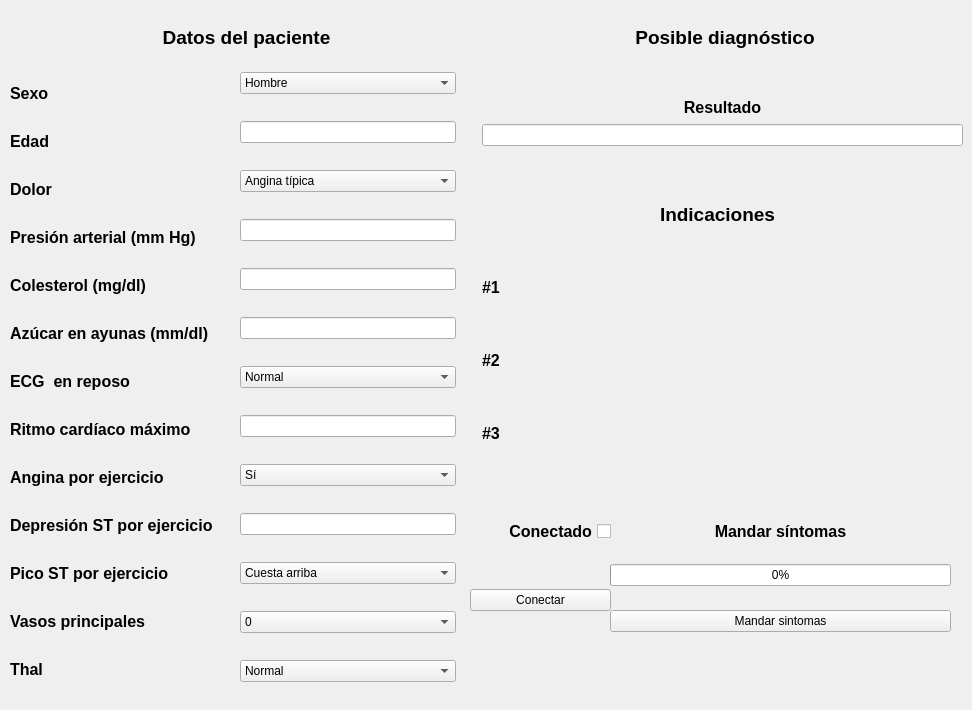
    <widget class="QWidget" name="tabSpecial">
     <attribute name="title">
      <string>Tab 2</string>
     </attribute>
     <widget class="QWidget" name="layoutWidget">
      <property name="geometry">
       <rect>
        <x>10</x>
        <y>0</y>
        <width>951</width>
        <height>51</height>
       </rect>
      </property>
      <layout class="QHBoxLayout" name="horizontalLayoutTitles">
       <item>
        <widget class="QLabel" name="label_18">
         <property name="minimumSize">
          <size>
           <width>0</width>
           <height>42</height>
          </size>
         </property>
         <property name="maximumSize">
          <size>
           <width>16777215</width>
           <height>18</height>
          </size>
         </property>
         <property name="font">
          <font>
           <pointsize>14</pointsize>
           <weight>75</weight>
           <bold>true</bold>
          </font>
         </property>
         <property name="text">
          <string>Datos del paciente</string>
         </property>
         <property name="alignment">
          <set>Qt::AlignCenter</set>
         </property>
        </widget>
       </item>
       <item>
        <widget class="QLabel" name="label_19">
         <property name="minimumSize">
          <size>
           <width>0</width>
           <height>42</height>
          </size>
         </property>
         <property name="maximumSize">
          <size>
           <width>16777215</width>
           <height>18</height>
          </size>
         </property>
         <property name="font">
          <font>
           <pointsize>14</pointsize>
           <weight>75</weight>
           <bold>true</bold>
          </font>
         </property>
         <property name="layoutDirection">
          <enum>Qt::RightToLeft</enum>
         </property>
         <property name="text">
          <string>Posible diagnóstico</string>
         </property>
         <property name="alignment">
          <set>Qt::AlignCenter</set>
         </property>
        </widget>
       </item>
      </layout>
     </widget>
     <widget class="QWidget" name="layoutWidget">
      <property name="geometry">
       <rect>
        <x>470</x>
        <y>480</y>
        <width>141</width>
        <height>171</height>
       </rect>
      </property>
      <layout class="QVBoxLayout" name="verticalLayout">
       <item>
        <widget class="QCheckBox" name="checkBoxConnect">
         <property name="enabled">
          <bool>true</bool>
         </property>
         <property name="font">
          <font>
           <pointsize>12</pointsize>
           <weight>75</weight>
           <bold>true</bold>
          </font>
         </property>
         <property name="layoutDirection">
          <enum>Qt::RightToLeft</enum>
         </property>
         <property name="autoFillBackground">
          <bool>false</bool>
         </property>
         <property name="text">
          <string>Conectado</string>
         </property>
         <property name="tristate">
          <bool>true</bool>
         </property>
        </widget>
       </item>
       <item>
        <widget class="QPushButton" name="pushButton">
         <property name="text">
          <string>Conectar</string>
         </property>
        </widget>
       </item>
      </layout>
     </widget>
     <widget class="QWidget" name="layoutWidget">
      <property name="geometry">
       <rect>
        <x>610</x>
        <y>480</y>
        <width>341</width>
        <height>171</height>
       </rect>
      </property>
      <layout class="QVBoxLayout" name="verticalLayout_3">
       <item>
        <widget class="QLabel" name="labelSend">
         <property name="minimumSize">
          <size>
           <width>0</width>
           <height>42</height>
          </size>
         </property>
         <property name="maximumSize">
          <size>
           <width>16777215</width>
           <height>18</height>
          </size>
         </property>
         <property name="font">
          <font>
           <pointsize>12</pointsize>
           <weight>75</weight>
           <bold>true</bold>
          </font>
         </property>
         <property name="text">
          <string>Mandar síntomas</string>
         </property>
         <property name="alignment">
          <set>Qt::AlignCenter</set>
         </property>
        </widget>
       </item>
       <item>
        <widget class="QProgressBar" name="progressBar">
         <property name="value">
          <number>0</number>
         </property>
         <property name="alignment">
          <set>Qt::AlignCenter</set>
         </property>
        </widget>
       </item>
       <item>
        <widget class="QPushButton" name="pushButtonMandarSintomas">
         <property name="text">
          <string>Mandar sintomas</string>
         </property>
        </widget>
       </item>
      </layout>
     </widget>
     <widget class="QWidget" name="layoutWidget">
      <property name="geometry">
       <rect>
        <x>10</x>
        <y>60</y>
        <width>211</width>
        <height>631</height>
       </rect>
      </property>
      <layout class="QVBoxLayout" name="verticalLayoutLabelsPatient">
       <property name="spacing">
        <number>6</number>
       </property>
       <item>
        <widget class="QLabel" name="label_23">
         <property name="minimumSize">
          <size>
           <width>0</width>
           <height>42</height>
          </size>
         </property>
         <property name="maximumSize">
          <size>
           <width>16777215</width>
           <height>18</height>
          </size>
         </property>
         <property name="font">
          <font>
           <pointsize>12</pointsize>
           <weight>75</weight>
           <bold>true</bold>
          </font>
         </property>
         <property name="text">
          <string>Sexo</string>
         </property>
         <property name="alignment">
          <set>Qt::AlignLeading|Qt::AlignLeft|Qt::AlignVCenter</set>
         </property>
        </widget>
       </item>
       <item>
        <widget class="QLabel" name="label_22">
         <property name="minimumSize">
          <size>
           <width>0</width>
           <height>42</height>
          </size>
         </property>
         <property name="maximumSize">
          <size>
           <width>16777215</width>
           <height>18</height>
          </size>
         </property>
         <property name="font">
          <font>
           <pointsize>12</pointsize>
           <weight>75</weight>
           <bold>true</bold>
          </font>
         </property>
         <property name="text">
          <string>Edad</string>
         </property>
         <property name="alignment">
          <set>Qt::AlignLeading|Qt::AlignLeft|Qt::AlignVCenter</set>
         </property>
        </widget>
       </item>
       <item>
        <widget class="QLabel" name="label_24">
         <property name="minimumSize">
          <size>
           <width>0</width>
           <height>42</height>
          </size>
         </property>
         <property name="maximumSize">
          <size>
           <width>16777215</width>
           <height>18</height>
          </size>
         </property>
         <property name="font">
          <font>
           <pointsize>12</pointsize>
           <weight>75</weight>
           <bold>true</bold>
          </font>
         </property>
         <property name="text">
          <string>Dolor</string>
         </property>
         <property name="alignment">
          <set>Qt::AlignLeading|Qt::AlignLeft|Qt::AlignVCenter</set>
         </property>
        </widget>
       </item>
       <item>
        <widget class="QLabel" name="label_25">
         <property name="enabled">
          <bool>true</bool>
         </property>
         <property name="minimumSize">
          <size>
           <width>0</width>
           <height>42</height>
          </size>
         </property>
         <property name="maximumSize">
          <size>
           <width>16777215</width>
           <height>18</height>
          </size>
         </property>
         <property name="font">
          <font>
           <pointsize>12</pointsize>
           <weight>75</weight>
           <bold>true</bold>
          </font>
         </property>
         <property name="text">
          <string>Presión arterial (mm Hg)</string>
         </property>
         <property name="alignment">
          <set>Qt::AlignLeading|Qt::AlignLeft|Qt::AlignVCenter</set>
         </property>
         <property name="wordWrap">
          <bool>false</bool>
         </property>
        </widget>
       </item>
       <item>
        <widget class="QLabel" name="label_29">
         <property name="enabled">
          <bool>true</bool>
         </property>
         <property name="minimumSize">
          <size>
           <width>0</width>
           <height>42</height>
          </size>
         </property>
         <property name="maximumSize">
          <size>
           <width>16777215</width>
           <height>18</height>
          </size>
         </property>
         <property name="font">
          <font>
           <pointsize>12</pointsize>
           <weight>75</weight>
           <bold>true</bold>
          </font>
         </property>
         <property name="text">
          <string>Colesterol (mg/dl)</string>
         </property>
         <property name="alignment">
          <set>Qt::AlignLeading|Qt::AlignLeft|Qt::AlignVCenter</set>
         </property>
         <property name="wordWrap">
          <bool>false</bool>
         </property>
        </widget>
       </item>
       <item>
        <widget class="QLabel" name="label_30">
         <property name="enabled">
          <bool>true</bool>
         </property>
         <property name="minimumSize">
          <size>
           <width>0</width>
           <height>42</height>
          </size>
         </property>
         <property name="maximumSize">
          <size>
           <width>16777215</width>
           <height>18</height>
          </size>
         </property>
         <property name="font">
          <font>
           <pointsize>12</pointsize>
           <weight>75</weight>
           <bold>true</bold>
          </font>
         </property>
         <property name="text">
          <string>Azúcar en ayunas (mm/dl)</string>
         </property>
         <property name="alignment">
          <set>Qt::AlignLeading|Qt::AlignLeft|Qt::AlignVCenter</set>
         </property>
         <property name="wordWrap">
          <bool>false</bool>
         </property>
        </widget>
       </item>
       <item>
        <widget class="QLabel" name="label_32">
         <property name="enabled">
          <bool>true</bool>
         </property>
         <property name="minimumSize">
          <size>
           <width>0</width>
           <height>42</height>
          </size>
         </property>
         <property name="maximumSize">
          <size>
           <width>16777215</width>
           <height>18</height>
          </size>
         </property>
         <property name="font">
          <font>
           <pointsize>12</pointsize>
           <weight>75</weight>
           <bold>true</bold>
          </font>
         </property>
         <property name="text">
          <string>ECG  en reposo</string>
         </property>
         <property name="alignment">
          <set>Qt::AlignLeading|Qt::AlignLeft|Qt::AlignVCenter</set>
         </property>
         <property name="wordWrap">
          <bool>false</bool>
         </property>
        </widget>
       </item>
       <item>
        <widget class="QLabel" name="label_33">
         <property name="enabled">
          <bool>true</bool>
         </property>
         <property name="minimumSize">
          <size>
           <width>0</width>
           <height>42</height>
          </size>
         </property>
         <property name="maximumSize">
          <size>
           <width>16777215</width>
           <height>18</height>
          </size>
         </property>
         <property name="font">
          <font>
           <pointsize>12</pointsize>
           <weight>75</weight>
           <bold>true</bold>
          </font>
         </property>
         <property name="text">
          <string>Ritmo cardíaco máximo</string>
         </property>
         <property name="alignment">
          <set>Qt::AlignLeading|Qt::AlignLeft|Qt::AlignVCenter</set>
         </property>
         <property name="wordWrap">
          <bool>false</bool>
         </property>
        </widget>
       </item>
       <item>
        <widget class="QLabel" name="label_34">
         <property name="enabled">
          <bool>true</bool>
         </property>
         <property name="minimumSize">
          <size>
           <width>0</width>
           <height>42</height>
          </size>
         </property>
         <property name="maximumSize">
          <size>
           <width>16777215</width>
           <height>18</height>
          </size>
         </property>
         <property name="font">
          <font>
           <pointsize>12</pointsize>
           <weight>75</weight>
           <bold>true</bold>
          </font>
         </property>
         <property name="text">
          <string>Angina por ejercicio</string>
         </property>
         <property name="alignment">
          <set>Qt::AlignLeading|Qt::AlignLeft|Qt::AlignVCenter</set>
         </property>
         <property name="wordWrap">
          <bool>false</bool>
         </property>
        </widget>
       </item>
       <item>
        <widget class="QLabel" name="label_35">
         <property name="enabled">
          <bool>true</bool>
         </property>
         <property name="minimumSize">
          <size>
           <width>0</width>
           <height>42</height>
          </size>
         </property>
         <property name="maximumSize">
          <size>
           <width>16777215</width>
           <height>18</height>
          </size>
         </property>
         <property name="font">
          <font>
           <pointsize>12</pointsize>
           <weight>75</weight>
           <bold>true</bold>
          </font>
         </property>
         <property name="text">
          <string>Depresión ST por ejercicio</string>
         </property>
         <property name="alignment">
          <set>Qt::AlignLeading|Qt::AlignLeft|Qt::AlignVCenter</set>
         </property>
         <property name="wordWrap">
          <bool>false</bool>
         </property>
        </widget>
       </item>
       <item>
        <widget class="QLabel" name="label_36">
         <property name="enabled">
          <bool>true</bool>
         </property>
         <property name="minimumSize">
          <size>
           <width>0</width>
           <height>42</height>
          </size>
         </property>
         <property name="maximumSize">
          <size>
           <width>16777215</width>
           <height>18</height>
          </size>
         </property>
         <property name="font">
          <font>
           <pointsize>12</pointsize>
           <weight>75</weight>
           <bold>true</bold>
          </font>
         </property>
         <property name="text">
          <string>Pico ST por ejercicio</string>
         </property>
         <property name="alignment">
          <set>Qt::AlignLeading|Qt::AlignLeft|Qt::AlignVCenter</set>
         </property>
         <property name="wordWrap">
          <bool>false</bool>
         </property>
        </widget>
       </item>
       <item>
        <widget class="QLabel" name="label_37">
         <property name="enabled">
          <bool>true</bool>
         </property>
         <property name="minimumSize">
          <size>
           <width>0</width>
           <height>42</height>
          </size>
         </property>
         <property name="maximumSize">
          <size>
           <width>16777215</width>
           <height>18</height>
          </size>
         </property>
         <property name="font">
          <font>
           <pointsize>12</pointsize>
           <weight>75</weight>
           <bold>true</bold>
          </font>
         </property>
         <property name="text">
          <string>Vasos principales</string>
         </property>
         <property name="alignment">
          <set>Qt::AlignLeading|Qt::AlignLeft|Qt::AlignVCenter</set>
         </property>
         <property name="wordWrap">
          <bool>false</bool>
         </property>
        </widget>
       </item>
       <item>
        <widget class="QLabel" name="label_39">
         <property name="enabled">
          <bool>true</bool>
         </property>
         <property name="minimumSize">
          <size>
           <width>0</width>
           <height>42</height>
          </size>
         </property>
         <property name="maximumSize">
          <size>
           <width>16777215</width>
           <height>18</height>
          </size>
         </property>
         <property name="font">
          <font>
           <pointsize>12</pointsize>
           <weight>75</weight>
           <bold>true</bold>
          </font>
         </property>
         <property name="text">
          <string>Thal</string>
         </property>
         <property name="alignment">
          <set>Qt::AlignLeading|Qt::AlignLeft|Qt::AlignVCenter</set>
         </property>
         <property name="wordWrap">
          <bool>false</bool>
         </property>
        </widget>
       </item>
      </layout>
     </widget>
     <widget class="QWidget" name="layoutWidget">
      <property name="geometry">
       <rect>
        <x>240</x>
        <y>60</y>
        <width>216</width>
        <height>641</height>
       </rect>
      </property>
      <layout class="QVBoxLayout" name="verticalLayoutCheckBoxes">
       <property name="spacing">
        <number>15</number>
       </property>
       <item>
        <widget class="QComboBox" name="comboBoxSexo">
         <item>
          <property name="text">
           <string>Hombre</string>
          </property>
         </item>
         <item>
          <property name="text">
           <string>Mujer</string>
          </property>
         </item>
        </widget>
       </item>
       <item>
        <widget class="QLineEdit" name="lineEditEdad"/>
       </item>
       <item>
        <widget class="QComboBox" name="comboBoxDolorPecho">
         <item>
          <property name="text">
           <string>Angina típica</string>
          </property>
         </item>
         <item>
          <property name="text">
           <string>Angina atípica</string>
          </property>
         </item>
         <item>
          <property name="text">
           <string>Dolor no anginoso</string>
          </property>
         </item>
         <item>
          <property name="text">
           <string>Asintomático</string>
          </property>
         </item>
        </widget>
       </item>
       <item>
        <widget class="QLineEdit" name="lineEditPresion"/>
       </item>
       <item>
        <widget class="QLineEdit" name="lineEditColesterol"/>
       </item>
       <item>
        <widget class="QLineEdit" name="lineEditAzucar"/>
       </item>
       <item>
        <widget class="QComboBox" name="comboBoxRitMax">
         <item>
          <property name="text">
           <string>Normal</string>
          </property>
         </item>
         <item>
          <property name="text">
           <string>Anomalía de la onda ST-T </string>
          </property>
         </item>
        </widget>
       </item>
       <item>
        <widget class="QLineEdit" name="lineEditRCM"/>
       </item>
       <item>
        <widget class="QComboBox" name="comboBoAnginaEjercicio">
         <item>
          <property name="text">
           <string>Sí</string>
          </property>
         </item>
         <item>
          <property name="text">
           <string>No</string>
          </property>
         </item>
        </widget>
       </item>
       <item>
        <widget class="QLineEdit" name="lineEditDepresionST"/>
       </item>
       <item>
        <widget class="QComboBox" name="comboBoxPendienteST">
         <item>
          <property name="text">
           <string>Cuesta arriba</string>
          </property>
         </item>
         <item>
          <property name="text">
           <string>Plana</string>
          </property>
         </item>
         <item>
          <property name="text">
           <string>Cuesta abajo</string>
          </property>
         </item>
        </widget>
       </item>
       <item>
        <widget class="QComboBox" name="comboBoxNumVasos">
         <item>
          <property name="text">
           <string>0</string>
          </property>
         </item>
         <item>
          <property name="text">
           <string>1</string>
          </property>
         </item>
         <item>
          <property name="text">
           <string>2</string>
          </property>
         </item>
         <item>
          <property name="text">
           <string>3</string>
          </property>
         </item>
        </widget>
       </item>
       <item>
        <widget class="QComboBox" name="comboBoxThal">
         <item>
          <property name="text">
           <string>Normal</string>
          </property>
         </item>
         <item>
          <property name="text">
           <string>Defecto fijo</string>
          </property>
         </item>
         <item>
          <property name="text">
           <string>Defecto reversible</string>
          </property>
         </item>
        </widget>
       </item>
      </layout>
     </widget>
     <widget class="QWidget" name="layoutWidget">
      <property name="geometry">
       <rect>
        <x>482</x>
        <y>72</y>
        <width>481</width>
        <height>78</height>
       </rect>
      </property>
      <layout class="QVBoxLayout" name="verticalLayout_4">
       <item>
        <widget class="QLabel" name="label_26">
         <property name="minimumSize">
          <size>
           <width>0</width>
           <height>42</height>
          </size>
         </property>
         <property name="maximumSize">
          <size>
           <width>16777215</width>
           <height>18</height>
          </size>
         </property>
         <property name="font">
          <font>
           <pointsize>12</pointsize>
           <weight>75</weight>
           <bold>true</bold>
          </font>
         </property>
         <property name="contextMenuPolicy">
          <enum>Qt::NoContextMenu</enum>
         </property>
         <property name="text">
          <string>Resultado</string>
         </property>
         <property name="alignment">
          <set>Qt::AlignCenter</set>
         </property>
        </widget>
       </item>
       <item>
        <widget class="QLineEdit" name="lineEdit_8"/>
       </item>
      </layout>
     </widget>
     <widget class="QWidget" name="layoutWidget">
      <property name="geometry">
       <rect>
        <x>482</x>
        <y>156</y>
        <width>471</width>
        <height>311</height>
       </rect>
      </property>
      <layout class="QVBoxLayout" name="verticalLayout_5">
       <item>
        <widget class="QLabel" name="label_21">
         <property name="minimumSize">
          <size>
           <width>0</width>
           <height>42</height>
          </size>
         </property>
         <property name="maximumSize">
          <size>
           <width>16777215</width>
           <height>18</height>
          </size>
         </property>
         <property name="font">
          <font>
           <pointsize>14</pointsize>
           <weight>75</weight>
           <bold>true</bold>
          </font>
         </property>
         <property name="layoutDirection">
          <enum>Qt::RightToLeft</enum>
         </property>
         <property name="text">
          <string>Indicaciones</string>
         </property>
         <property name="alignment">
          <set>Qt::AlignCenter</set>
         </property>
        </widget>
       </item>
       <item>
        <widget class="QLabel" name="label_N1">
         <property name="minimumSize">
          <size>
           <width>0</width>
           <height>42</height>
          </size>
         </property>
         <property name="maximumSize">
          <size>
           <width>16777215</width>
           <height>18</height>
          </size>
         </property>
         <property name="font">
          <font>
           <pointsize>12</pointsize>
           <weight>75</weight>
           <bold>true</bold>
          </font>
         </property>
         <property name="text">
          <string>#1</string>
         </property>
         <property name="alignment">
          <set>Qt::AlignLeading|Qt::AlignLeft|Qt::AlignVCenter</set>
         </property>
        </widget>
       </item>
       <item>
        <widget class="QLabel" name="label_N2">
         <property name="minimumSize">
          <size>
           <width>0</width>
           <height>42</height>
          </size>
         </property>
         <property name="maximumSize">
          <size>
           <width>16777215</width>
           <height>18</height>
          </size>
         </property>
         <property name="font">
          <font>
           <pointsize>12</pointsize>
           <weight>75</weight>
           <bold>true</bold>
          </font>
         </property>
         <property name="text">
          <string>#2</string>
         </property>
         <property name="alignment">
          <set>Qt::AlignLeading|Qt::AlignLeft|Qt::AlignVCenter</set>
         </property>
        </widget>
       </item>
       <item>
        <widget class="QLabel" name="label_38">
         <property name="enabled">
          <bool>true</bool>
         </property>
         <property name="minimumSize">
          <size>
           <width>0</width>
           <height>42</height>
          </size>
         </property>
         <property name="maximumSize">
          <size>
           <width>16777215</width>
           <height>18</height>
          </size>
         </property>
         <property name="font">
          <font>
           <pointsize>12</pointsize>
           <weight>75</weight>
           <bold>true</bold>
          </font>
         </property>
         <property name="text">
          <string>#3</string>
         </property>
         <property name="alignment">
          <set>Qt::AlignLeading|Qt::AlignLeft|Qt::AlignVCenter</set>
         </property>
         <property name="wordWrap">
          <bool>false</bool>
         </property>
        </widget>
       </item>
      </layout>
     </widget>
     <zorder>layoutWidget</zorder>
     <zorder>layoutWidget</zorder>
     <zorder>layoutWidget</zorder>
     <zorder>layoutWidget</zorder>
     <zorder>layoutWidget</zorder>
     <zorder>layoutWidget</zorder>
     <zorder>layoutWidget</zorder>
    </widget>
